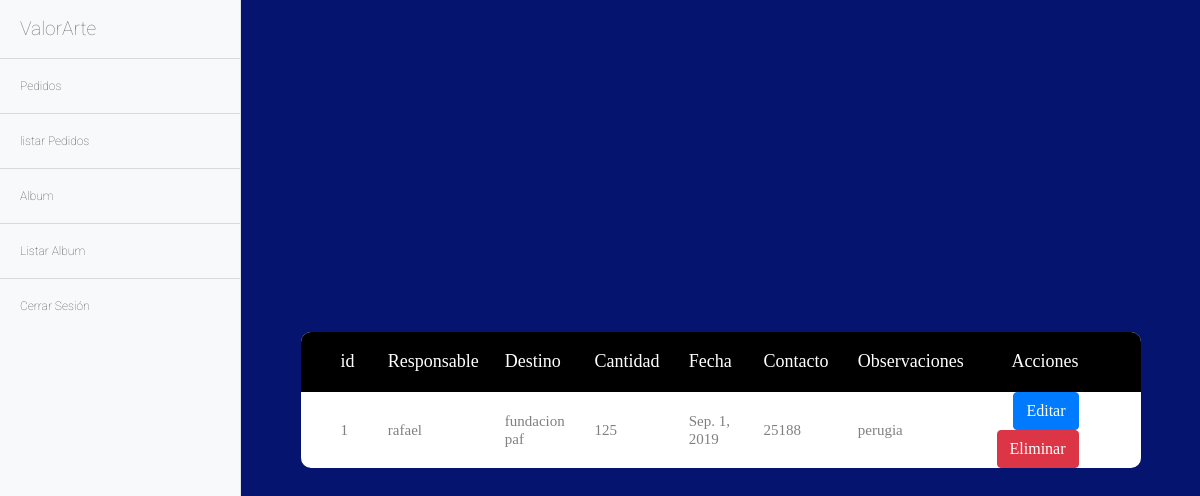
Before: /pedidos/listar (signed in) with the older database file.
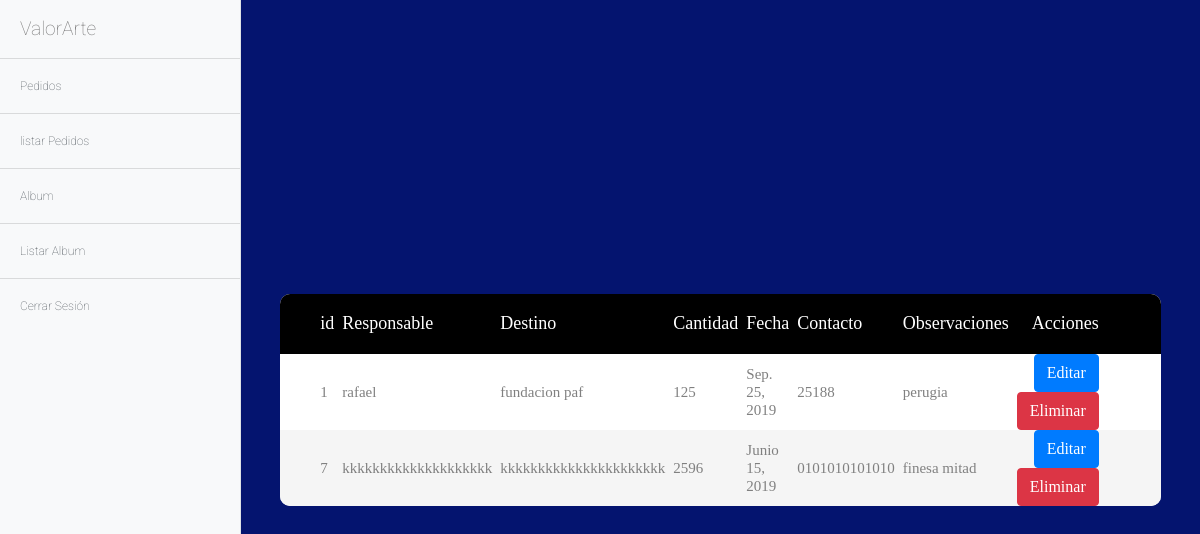
After: the same page with the newer database file.
### pedidos/models.py (models this page shows, shortened)
class Pedido(models.Model):
    responsable = models.CharField(max_length=150)
    destino = models.CharField(max_length=150)
    cantidad = models.IntegerField()
    fecha = models.DateField()
    contacto = models.CharField(max_length=150)
    observaciones = models.CharField(max_length=250)

### pedidos/views.py (the view)
class PedidoList(ListView):
    model = Pedido
    template_name = 'pedidos/pedidos_list.html'

### templates/pedidos/pedidos_list.html
{% extends 'base/base.html' %}
{% block content %}
<div class="limiter">
        <div class="container-table100">
          <div class="wrap-table100">
            <div class="table100">
              <table>
                <thead>
                  <tr class="table100-head">
                        <th class="column1">id</th>
                        <th class="column3">Responsable</th>
                        <th class="column3">Destino</th>
                        <th class="column3">Cantidad</th>
                        <th class="column3">Fecha</th>
                        <th class="column3">Contacto</th>
                        <th class="column3">Observaciones</th>
                        <th class="column6">Acciones</th>
                </thead>
                <tbody>
                        {% if object_list %}
                        {% for pedido in object_list %}
                        <tr>
                <td class="column1">{{pedido.id}}</td>
                <td class="column2">{{pedido.responsable}}</td>
                <td class="column2">{{pedido.destino}}</td>
                <td class="column2">{{pedido.cantidad}}</td>
                <td class="column2">{{pedido.fecha}}</td>
                <td class="column2">{{pedido.contacto}}</td>
                <td class="column2">{{pedido.observaciones}}</td>
                            <td class="column6">
                                    <a class="btn btn-primary" href="{%url 'pedidos:pedidos_editar' pedido.id%}">Editar</a>
                                    <a class="btn btn-danger" href="{%url 'pedidos:pedidos_eliminar' pedido.id%}">Eliminar</a>
                            </td>
                        </tr>
                        {% endfor %}
                        {% else %}
                        <h1>no existen registros</h1>
                    {% endif %}
                </tbody>
              </table>
            </div>
          </div>
        </div>
      </div>
{% endblock content %}

Changed rows visible on the page:
changed Pedido "rafael": fecha "Sep. 1, 2019" → "Sep. 25, 2019"
added Pedido: id "7", responsable "kkkkkkkkkkkkkkkkkkkk", destino "kkkkkkkkkkkkkkkkkkkkkk", cantidad "2596", fecha "Junio 15, 2019", contacto "0101010101010", observaciones "finesa mitad"
